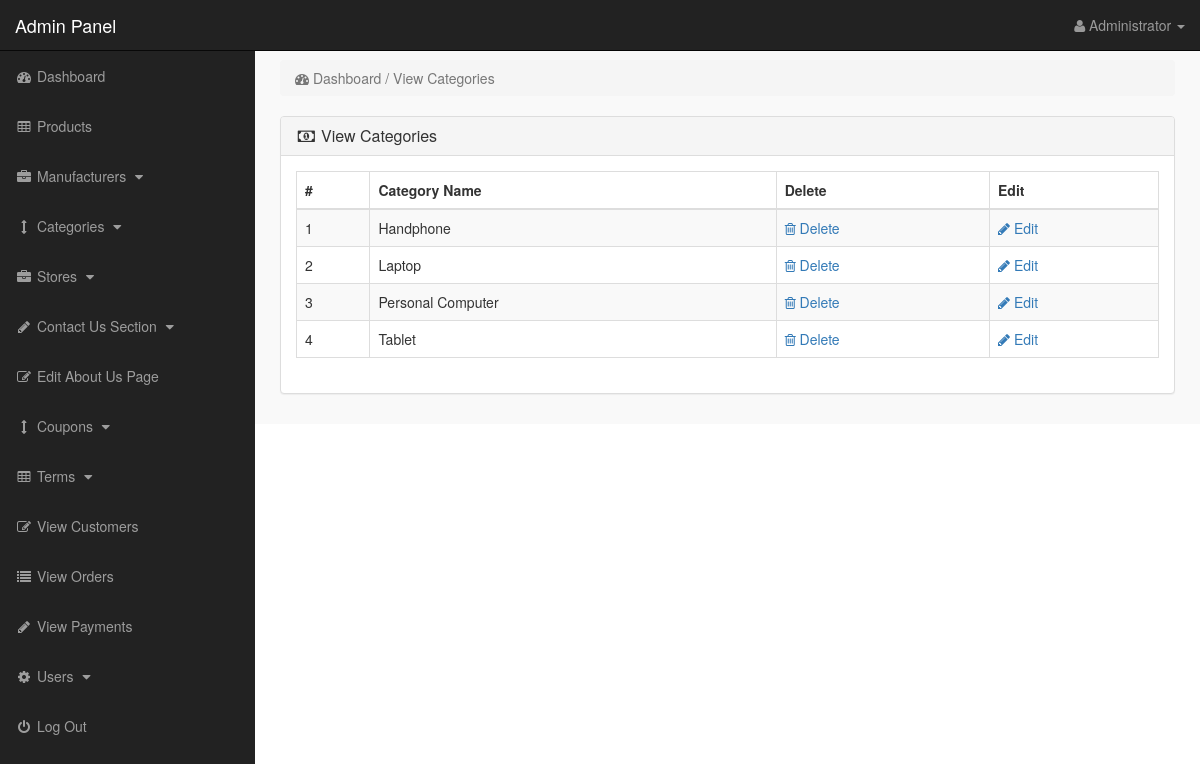
The app's page /admin_area/index.php?view_cats (signed in) with its own data.
### tables this page shows
CREATE TABLE IF NOT EXISTS `categories` (
  `cat_id` int(10) NOT NULL AUTO_INCREMENT,
  `cat_title` text NOT NULL,
  `cat_top` text NOT NULL,
  `cat_image` text NOT NULL,
  PRIMARY KEY (`cat_id`)
);

### admin_area/view_cats.php (the view)
<?php
if(!isset($_SESSION['admin_email'])){
echo "<script>window.open('login.php','_self')</script>";
}
else {
?>
<div class="row" >
<div class="col-lg-12" >
<ol class="breadcrumb" >
<li class="active" >
<i class="fa fa-dashboard" ></i> Dashboard / View Categories
</li>
</ol>
</div>
</div>
<div class="row" >
<div class="col-lg-12" >
<div class="panel panel-default" >
<div class="panel-heading" >
<h3 class="panel-title" >
<i class="fa fa-money fa-fw"></i> View Categories
</h3>
</div>
<div class="panel-body" >
<div class="table-responsive" >
<table class="table table-bordered table-hover table-striped" >
<thead>
<tr>
<th>#</th>
<th>Category Name</th>
<th>Delete</th>
<th>Edit</th>
</tr>
</thead>
<tbody>
<?php
$i=0;
$get_cats = "select * from categories";
$run_cats = mysqli_query($con,$get_cats);
while($row_cats = mysqli_fetch_array($run_cats)){
$cat_id = $row_cats['cat_id'];
$cat_title = $row_cats['cat_title'];
$i++;
?>
<tr>
<td><?php echo $i; ?></td>
<td><?php echo $cat_title; ?></td>
<td>
<a href="index.php?delete_cat=<?php echo $cat_id; ?>" >
<i class="fa fa-trash-o" ></i> Delete
</a>
</td>
<td>
<a href="index.php?edit_cat=<?php echo $cat_id; ?>" >
<i class="fa fa-pencil" ></i> Edit
</a>
</td>
</tr>
<?php } ?>
</tbody>
</table>
</div>
</div>
</div>
</div>
</div>
<?php } ?>

### admin_area/includes/sidebar.php (shortened to what this page needs)
<?php
if(!isset($_SESSION['admin_email'])){
echo "<script>window.open('login.php','_self')</script>";
}
else {
?>
<nav class="navbar navbar-inverse navbar-fixed-top" >
<div class="navbar-header" >
<a class="navbar-brand" href="index.php?dashboard" >Admin Panel</a>
</div>
<ul class="nav navbar-right top-nav" >
<li class="dropdown" >
<a href="#" class="dropdown-toggle" data-toggle="dropdown" >
<i class="fa fa-user" ></i>
<?php echo $admin_name; ?> <b class="caret" ></b>
</a>
</li>
</ul>
<div class="collapse navbar-collapse navbar-ex1-collapse">
<ul class="nav navbar-nav side-nav">
<li>
<a href="index.php?dashboard">
<i class="fa fa-fw fa-dashboard"></i> Dashboard
</a>
</li>
<li>
<a href="index.php?product" data-toggle="collapse" data-target="#products">
<i class="fa fa-fw fa-table"></i> Products
</a>
</li>
<li>
<a href="#" data-toggle="collapse" data-target="#manufacturers">
<i class="fa fa-fw fa-briefcase"></i> Manufacturers
<i class="fa fa-fw fa-caret-down"></i>
</a>
</li>
<li>
<a href="#" data-toggle="collapse" data-target="#cat">
<i class="fa fa-fw fa-arrows-v"></i> Categories
<i class="fa fa-fw fa-caret-down"></i>
</a>
</li>
<li>
<a href="#" data-toggle="collapse" data-target="#store">
<i class="fa fa-fw fa-briefcase"></i> Stores
<i class="fa fa-fw fa-caret-down"></i>
</a>
</li>
<li>
<a href="#" data-toggle="collapse" data-target="#contact_us">
<i class="fa fa-fw fa-pencil"> </i> Contact Us Section
<i class="fa fa-fw fa-caret-down"></i>
</a>
</li>
<li>
<a href="index.php?edit_about_us">
<i class="fa fa-fw fa-edit"></i> Edit About Us Page
</a>
</li>
<li>
<a href="#" data-toggle="collapse" data-target="#coupons">
<i class="fa fa-fw fa-arrows-v"></i> Coupons
<i class="fa fa-fw fa-caret-down"></i>
</a>
</li>
<li>
<a href="#" data-toggle="collapse" data-target="#terms" >
<i class="fa fa-fw fa-table"></i> Terms
<i class="fa fa-fw fa-caret-down"></i>
</a>
</li>
<li>
<a href="index.php?view_customers">
<i class="fa fa-fw fa-edit"></i> View Customers
</a>
</li>
<li>
<a href="index.php?view_orders">
<i class="fa fa-fw fa-list"></i> View Orders
</a>
</li>
<li>
<a href="index.php?view_payments">
<i class="fa fa-fw fa-pencil"></i> View Payments
</a>
</li>
<li>
<a href="#" data-toggle="collapse" data-target="#users">
<i class="fa fa-fw fa-gear"></i> Users
<i class="fa fa-fw fa-caret-down"></i>
</a>
</li>
<li>
<a href="logout.php">
<i class="fa fa-fw fa-power-off"></i> Log Out
</a>
</li>
</ul>
</div>
</nav>
<?php } ?>

### admin_area/css/style.css (style rules this page uses)
body { margin-top:100px; }
@media (min-width: 768px) { body { margin-top:50px; } }
.top-nav { padding:0 15px; }
.top-nav>li { display:inline-block; float:left; }
.top-nav>li>a { padding-top:15px; padding-bottom:15px; line-height:20px; color:#999; }
@media (min-width: 768px) { .side-nav { position:fixed; top:51px; width:255px; border-radius:0; overflow-y:auto; background-color: #222; bottom:0; overflow-x:hidden; padding-bottom:40px; } }
@media (min-width: 768px) { .side-nav>li>a { width:255px; } }
.panel-body { border-radius:5px; }

### records on screen
categories: cat_title "Handphone"
categories: cat_title "Laptop"
categories: cat_title "Personal Computer"
categories: cat_title "Tablet"

### other values on screen
$admin_name "Administrator"
